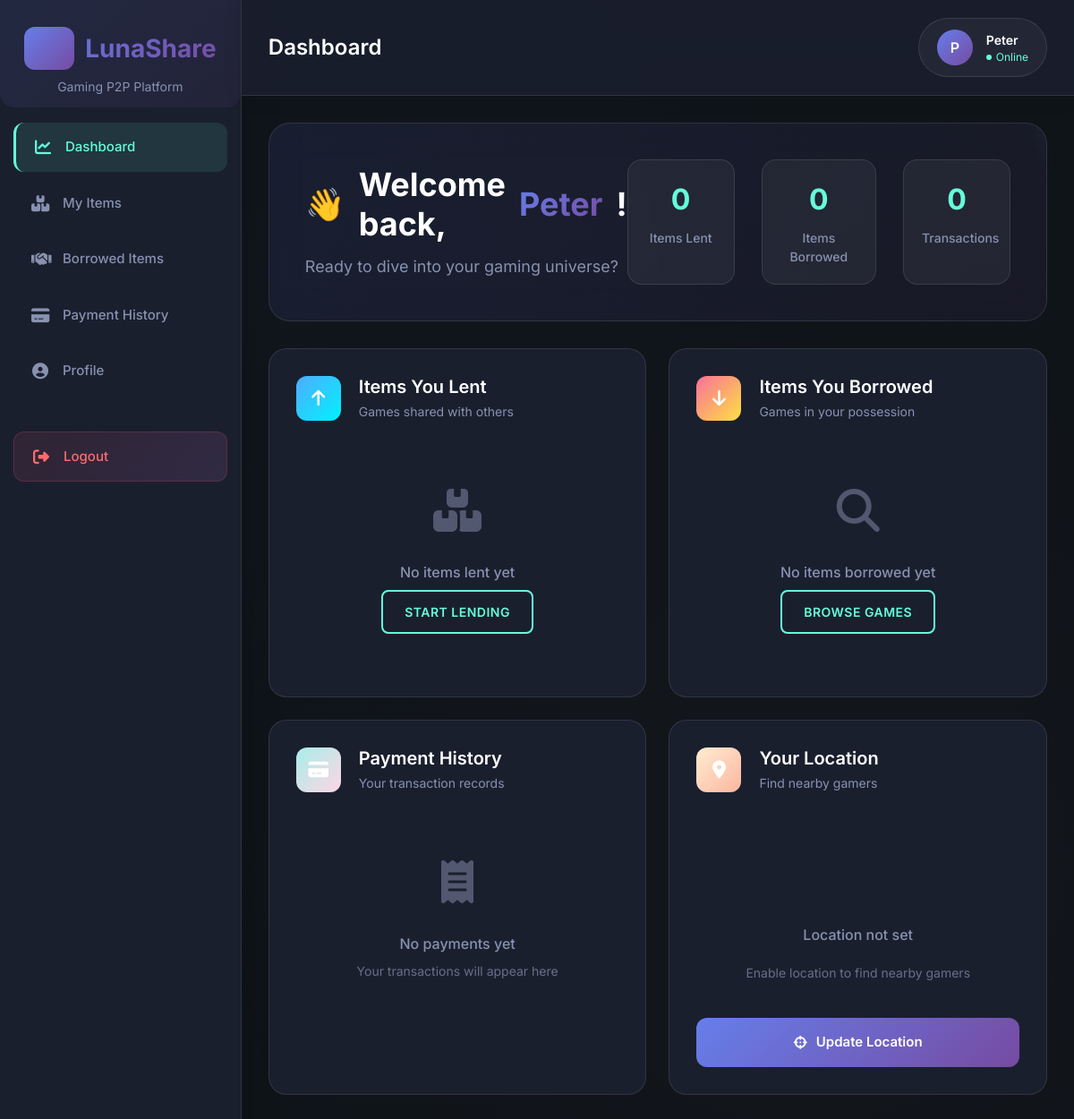
/dashboard/ (signed in), run on an earlier commit of the app's database.
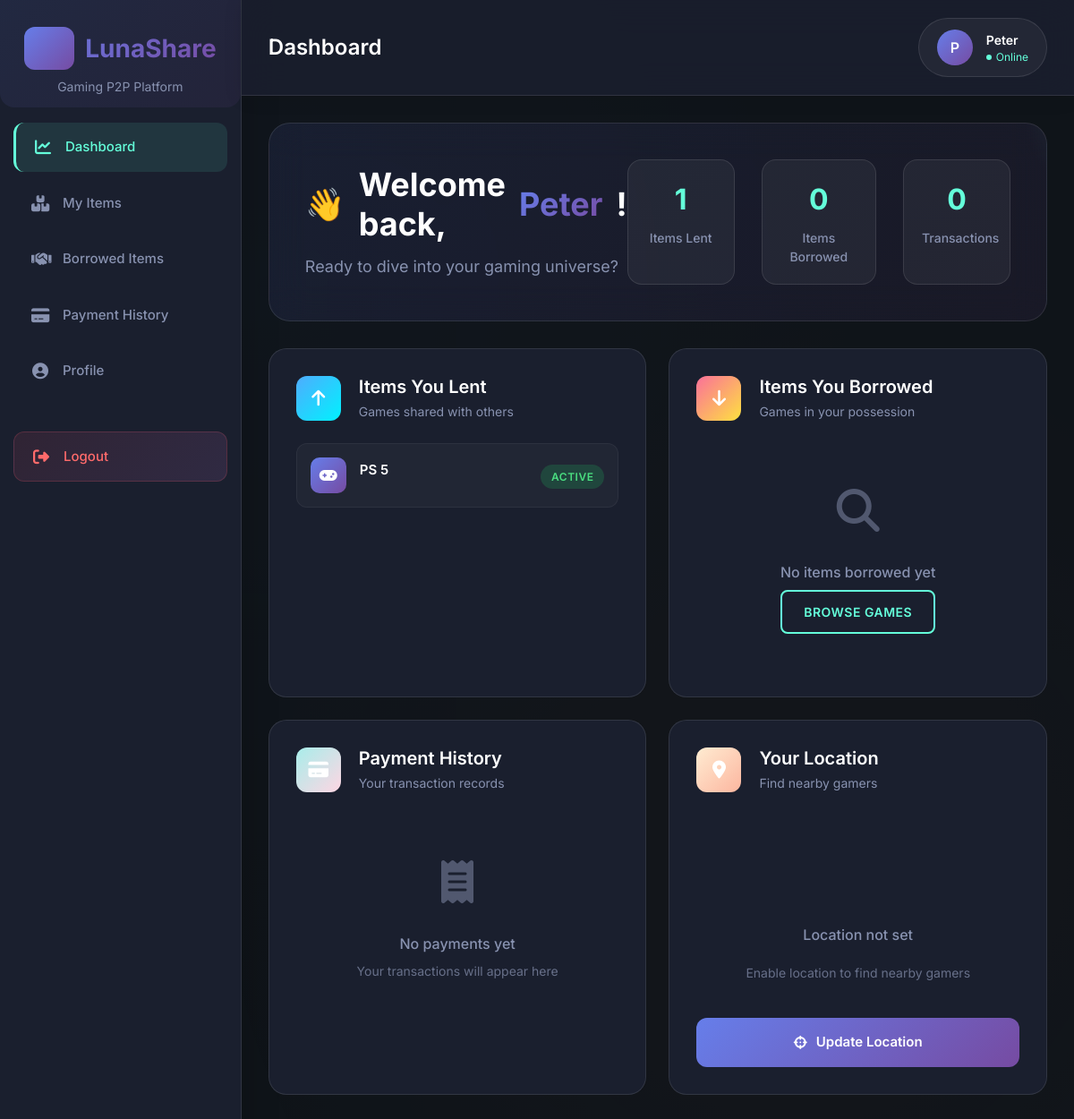
And on a later commit of the database.
### product/models.py (models this page shows, shortened)
class Item(models.Model):
    name = models.CharField(max_length=255)
    description = models.TextField(blank=True, null=True)
    owner = models.ForeignKey(settings.AUTH_USER_MODEL, on_delete=models.CASCADE, related_name="items_lent")
    borrower = models.ForeignKey(settings.AUTH_USER_MODEL, on_delete=models.SET_NULL, null=True, blank=True, related_name="items_borrowed")
    is_borrowed = models.BooleanField(default=False)
    created_at = models.DateTimeField(default=timezone.now)
    file = models.FileField(upload_to="items/files/", blank=True, null=True)  # any file

### product/views.py (the view)
# urls.py: path("dashboard/", views.dashboard, name="dashboard"),
@login_required
def dashboard(request):
    lent_items = Item.objects.filter(owner=request.user)
    borrowed_items = Item.objects.filter(borrower=request.user)
    payments = Payment.objects.filter(user=request.user)
    return render(request, "product/dashboard.html", {
        "lent_items": lent_items,
        "borrowed_items": borrowed_items,
        "payments": payments,
    })

### product/templates/product/dashboard.html (shortened to what the changed rows need)
{% extends "product/base.html" %}
{% block topbar %}Dashboard{% endblock %}
{% block content %}
<div class="dashboard-container">
  <div class="welcome-hero">
    <div class="welcome-content">
      <h1 class="welcome-title">
        <span class="wave">👋</span>
        Welcome back, <span class="username-highlight">{{ user.username }}</span>!
      </h1>
    </div>
    <div class="hero-stats">
      <div class="stat-item">
        <div class="stat-number">{{ lent_items|length }}</div>
        <div class="stat-label">Items Lent</div>
      </div>
    </div>
  </div>
  <div class="dashboard-grid">
    <div class="dashboard-card lent-card">
      <div class="card-content">
        {% if lent_items %}
          <div class="items-list">
            {% for item in lent_items %}
              <div class="item-entry">
                <div class="item-icon">
                  <i class="fas fa-gamepad"></i>
                </div>
                <div class="item-details">
                  <span class="item-name">{{ item.name }}</span>
                  <span class="item-condition condition-{{ item.condition|lower }}">
                  </span>
                </div>
                <div class="item-status">
                  <span class="status-badge active">Active</span>
                </div>
              </div>
            {% endfor %}
          </div>
        {% else %}
          <div class="empty-state">
            <div class="empty-icon">
              <i class="fas fa-boxes"></i>
            </div>
            <p class="empty-text">No items lent yet</p>
            <button class="btn-primary-outline">Start Lending</button>
          </div>
        {% endif %}
      </div>
    </div>
  </div>
</div>
{% endblock %}

What changed in the data, as far as the page shows it:
added Item: name "PS 5"
Also different on the page:
{{ lent_items|length }}: "0" → "1"
text no longer shown: "No items lent yet START LENDING"
